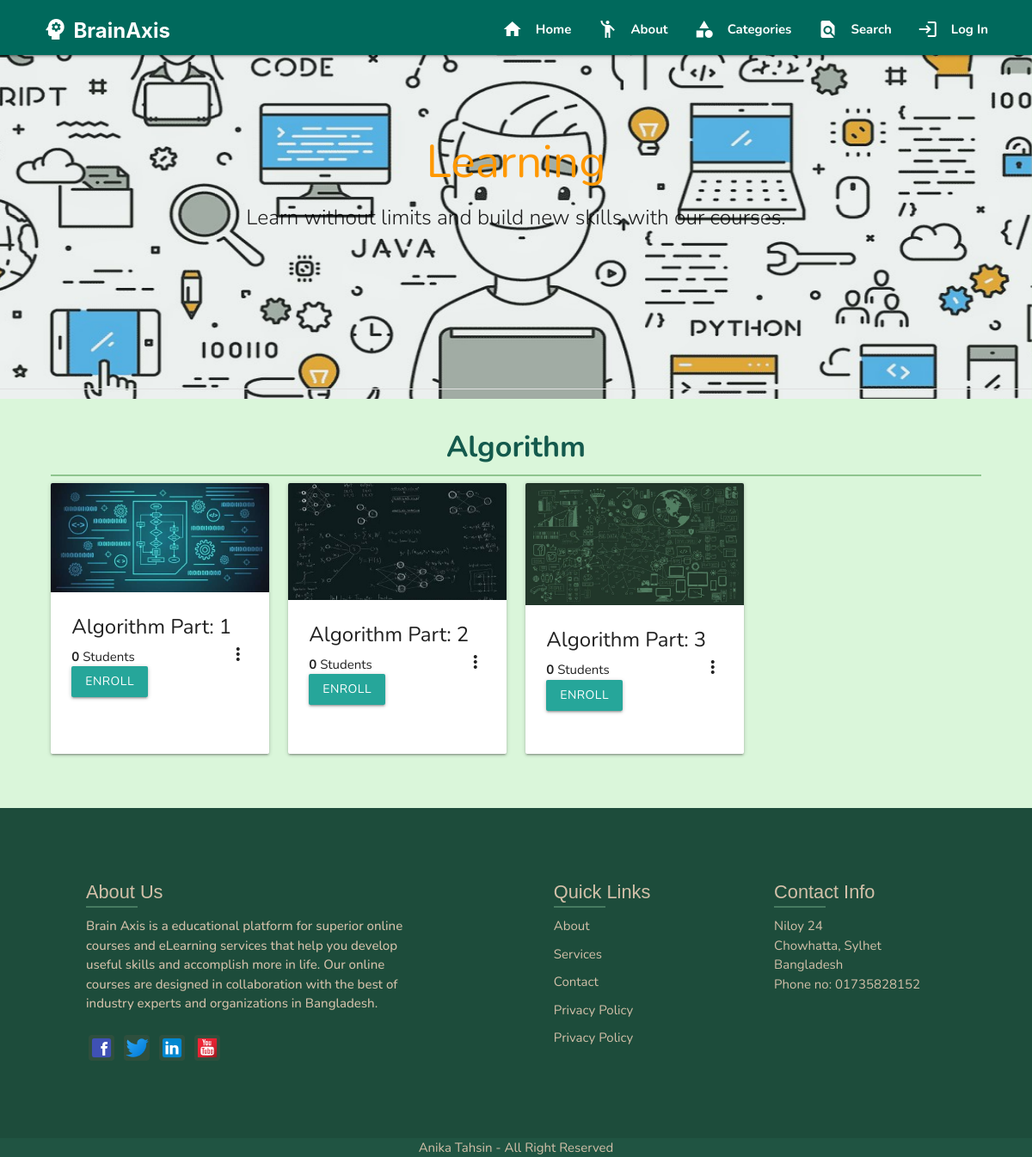
/course/categories/algorithm, run on the app's committed database.
### classroom/models.py (models this page shows, shortened)
class Category(models.Model):
	title = models.CharField(max_length=100, verbose_name='Title')
	icon = models.CharField(max_length=100, verbose_name='Icon', default='article')
	slug = models.SlugField(unique=True)

class Course(models.Model):
	id = models.UUIDField(primary_key=True, default=uuid.uuid4, editable=False)
	picture = models.ImageField(upload_to=user_directory_path)
	title = models.CharField(max_length=200)
	description = models.CharField(max_length=800)
	category = models.ForeignKey(Category, on_delete=models.CASCADE)
	syllabus = RichTextField()
	user = models.ForeignKey(User, on_delete=models.CASCADE, related_name='course_owner')
	enrolled = models.ManyToManyField(User)
	modules = models.ManyToManyField(Module)
	questions = models.ManyToManyField(Question)

### classroom/views.py (the view)
# urls.py: path('categories/<category_slug>', CategoryCourses, name='category-courses'),
def CategoryCourses(request, category_slug):
	category = get_object_or_404(Category, slug=category_slug)
	courses = Course.objects.filter(category=category)
	context = {
		'category': category,
		'courses': courses,
	}
	return render(request, 'classroom/categorycourses.html', context)

### authy/views.py (called while the page is built)
def SideNavInfo(request):
	user = request.user
	nav_profile = None
	if user.is_authenticated:
		nav_profile = Profile.objects.get(user=user)
	return {'nav_profile': nav_profile}

### student_portall/templates/classroom/categorycourses.html (shortened to what this page needs)
{% extends 'base.html' %}
{% load static %}
{% block banner %}
<header id="cate-bg">
  <div class="section no-pad-bot" id="index-banner">
    <div>
      <br><br>
      <h2 class="header orange-text center">Learning</h2>
      <h5 class="header col s12 light center">Learn without limits and build new skills with our courses.</h5>
      <br>
    </div>
  </div>
</header>
{% endblock %}
{% block content %}
<div class="divider" style="margin-top: -1%;"></div>
<div style="margin: 4%;">
  <div class="row">
    <h4 class="center" style="color: rgb(20, 90, 77);"><b>{{ category.title }}</b></h4>
    <div class="divider" style="margin-left: 1%; margin-right: 1%; background-color: rgb(142, 197, 142);"></div>
    {% for course in courses %}
    <div class="col s12 m3">
      <div class="card" style="height: 315px;">
        <div class="card-image waves-effect waves-block waves-light">
          <img class="activator" src="{{ course.picture.url }}">
        </div>
        <div class="card-content">
          <span class="card-title activator grey-text text-darken-4"><b>{{ course.title }}</b><i class="material-icons right">more_vert</i></span>
          <p class="title"><b>{{ course.enrolled.count }}</b> Students</p>
          <a href="{% url 'enroll' course.id %}" class="btn">Enroll</a>
        </div>
      </div>
    </div>
    {% endfor %}
  </div>
</div>
{% endblock %}

### student_portall/static/css/style.css (style rules this page uses)
body { justify-content: center; background-color: rgb(218, 246, 218); font-family: 'Nunito', sans-serif; }
#cate-bg { background-image: url(../img/category.jpg); background-repeat: no-repeat; background-size: 1350px 500px; height: 400px; background-position: top; background-attachment: fixed; }

### data on the page
Category: title "Algorithm"
Course: picture (picture), title "Algorithm Part: 1", enrolled.count "0"
Course: picture (picture), title "Algorithm Part: 2", enrolled.count "0"
Course: picture (picture), title "Algorithm Part: 3", enrolled.count "0"
